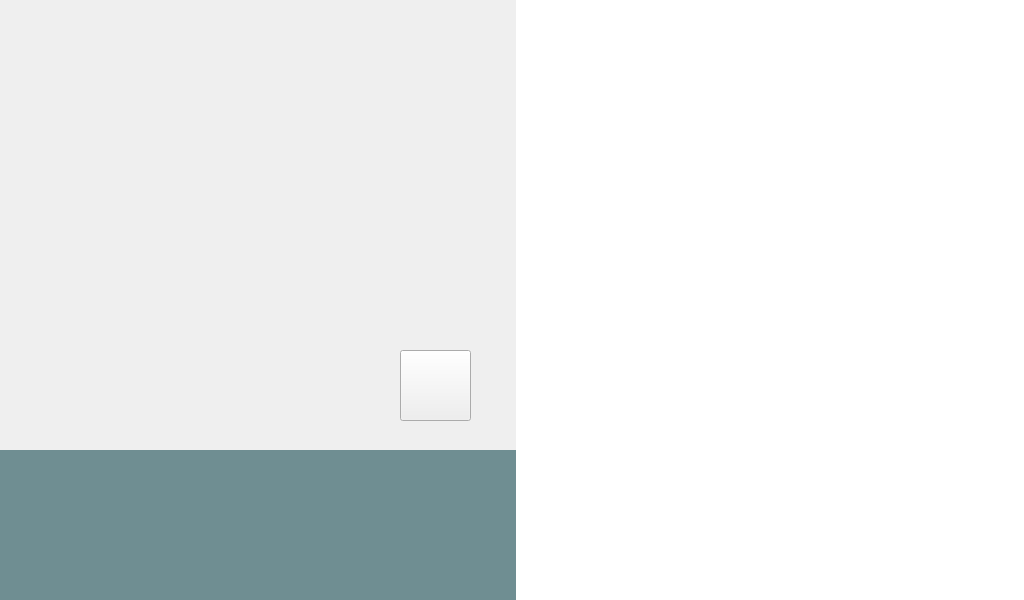
<?xml version="1.0" encoding="UTF-8"?>
<ui version="4.0">
 <class>SelfInfoWidget</class>
 <widget class="QWidget" name="SelfInfoWidget">
  <property name="geometry">
   <rect>
    <x>0</x>
    <y>0</y>
    <width>1024</width>
    <height>600</height>
   </rect>
  </property>
  <property name="windowTitle">
   <string>Form</string>
  </property>
  <widget class="QWidget" name="horizontalLayoutWidget">
   <property name="geometry">
    <rect>
     <x>0</x>
     <y>0</y>
     <width>1031</width>
     <height>601</height>
    </rect>
   </property>
   <layout class="QHBoxLayout" name="horizontalLayout">
    <property name="spacing">
     <number>0</number>
    </property>
    <property name="sizeConstraint">
     <enum>QLayout::SetMinimumSize</enum>
    </property>
    <item>
     <layout class="QGridLayout" name="gridLayout">
      <property name="spacing">
       <number>0</number>
      </property>
      <item row="0" column="0">
       <widget class="QWidget" name="widget_2" native="true">
        <widget class="QLabel" name="label">
         <property name="geometry">
          <rect>
           <x>0</x>
           <y>-40</y>
           <width>521</width>
           <height>491</height>
          </rect>
         </property>
         <property name="text">
          <string/>
         </property>
         <property name="pixmap">
          <pixmap resource="ImageRes.qrc">:/pic/bg1.png</pixmap>
         </property>
         <property name="scaledContents">
          <bool>true</bool>
         </property>
        </widget>
        <widget class="QPushButton" name="pushButton">
         <property name="geometry">
          <rect>
           <x>400</x>
           <y>350</y>
           <width>71</width>
           <height>71</height>
          </rect>
         </property>
         <property name="cursor">
          <cursorShape>PointingHandCursor</cursorShape>
         </property>
         <property name="focusPolicy">
          <enum>Qt::NoFocus</enum>
         </property>
         <property name="styleSheet">
          <string notr="true"/>
         </property>
         <property name="text">
          <string/>
         </property>
         <property name="icon">
          <iconset resource="ImageRes.qrc">
           <normaloff>:/pic/dz2.png</normaloff>
           <normalon>:/pic/dz1.png</normalon>:/pic/dz2.png</iconset>
         </property>
         <property name="iconSize">
          <size>
           <width>80</width>
           <height>80</height>
          </size>
         </property>
         <property name="checkable">
          <bool>true</bool>
         </property>
        </widget>
        <widget class="QWidget" name="widget_3" native="true">
         <property name="geometry">
          <rect>
           <x>0</x>
           <y>450</y>
           <width>521</width>
           <height>217</height>
          </rect>
         </property>
         <property name="styleSheet">
          <string notr="true">background-color:#6F8E92</string>
         </property>
        </widget>
       </widget>
      </item>
     </layout>
    </item>
    <item>
     <widget class="QWidget" name="widget" native="true">
      <property name="styleSheet">
       <string notr="true">background-color: rgb(255, 255, 255);</string>
      </property>
      <widget class="QPushButton" name="pushBtn_hide">
       <property name="geometry">
        <rect>
         <x>390</x>
         <y>0</y>
         <width>34</width>
         <height>40</height>
        </rect>
       </property>
       <property name="styleSheet">
        <string notr="true">QPushButton {
	border: none; /* no border for a flat push button */
	image: url(:/src/min.png); /* 最小化 */
	min-width: 34px;
	max-width: 34px;
	min-height: 40px;
	max-height: 40px;
}
QPushButton::hover {
	background-color: rgba(166,166,166, 50); 
}</string>
       </property>
       <property name="text">
        <string/>
       </property>
       <property name="icon">
        <iconset resource="ImageRes.qrc">
         <normaloff>:/pic/min.png</normaloff>:/pic/min.png</iconset>
       </property>
       <property name="iconSize">
        <size>
         <width>40</width>
         <height>40</height>
        </size>
       </property>
      </widget>
      <widget class="QPushButton" name="pushBtn_close">
       <property name="geometry">
        <rect>
         <x>430</x>
         <y>0</y>
         <width>34</width>
         <height>40</height>
        </rect>
       </property>
       <property name="styleSheet">
        <string notr="true">QPushButton {
	border: none; /* no border for a flat push button */
	image: url(:/src/close.png); /* 最小化 */
	min-width: 34px;
	max-width: 34px;
	min-height: 40px;
	max-height: 40px;
}
QPushButton::hover {
	background-color: #f57575; 
}</string>
       </property>
       <property name="text">
        <string/>
       </property>
       <property name="icon">
        <iconset resource="ImageRes.qrc">
         <normaloff>:/pic/close.png</normaloff>:/pic/close.png</iconset>
       </property>
       <property name="iconSize">
        <size>
         <width>40</width>
         <height>40</height>
        </size>
       </property>
      </widget>
     </widget>
    </item>
   </layout>
  </widget>
 </widget>
 <resources>
  <include location="ImageRes.qrc"/>
 </resources>
 <connections/>
</ui>
